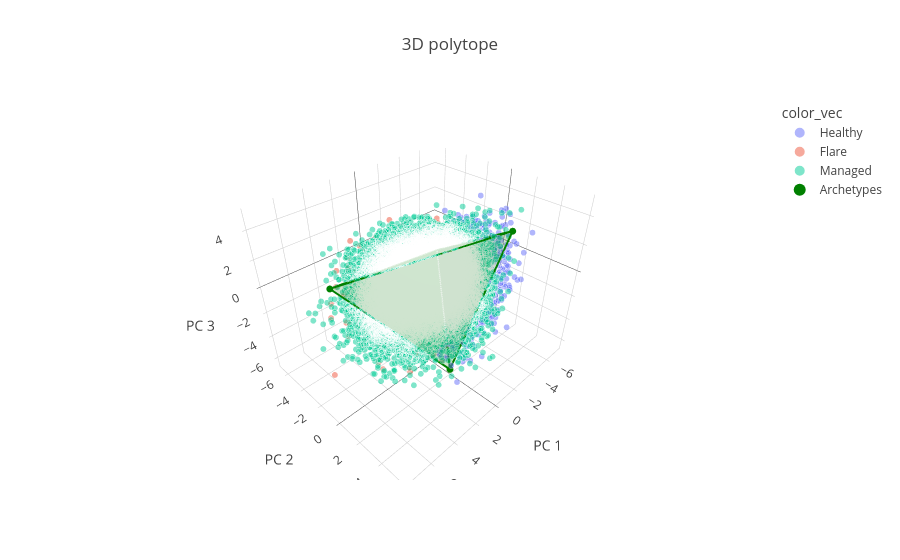

The notebook cell saved with this chart:
### Markdown cell above
We find ncM with the "Flare" status enriched at archetype 2 and not associated with archetype 0. We can observe such distribution in the PCA space when plotting only the ncM with "Flare" status:

### Code cell
pt.plot_archetypes_3D(adata, color="Status")

### Figure 1 — Plotly figure (JSON) as saved in the notebook; plotly's stock layout.template omitted (floating-point values rounded to 4 significant figures; data arrays with more than 128 entries replaced by an {"elided": "..."} marker saying what was removed)
{"data": [{"hovertemplate": "color_vec=Healthy<br>PC 1=%{x}<br>PC 2=%{y}<br>PC 3=%{z}<br>marker_size=%{marker.size}<extra></extra>", "legendgroup": "Healthy", "marker": {"color": "#636efa", "opacity": 0.5, "size": {"elided": "15091 int values"}, "sizemode": "area", "sizeref": 0.04, "symbol": "circle"}, "mode": "markers", "name": "Healthy", "scene": "scene", "showlegend": true, "type": "scatter3d", "x": {"elided": "15091 float values"}, "y": {"elided": "15091 float values"}, "z": {"elided": "15091 float values"}}, {"hovertemplate": "color_vec=Flare<br>PC 1=%{x}<br>PC 2=%{y}<br>PC 3=%{z}<br>marker_size=%{marker.size}<extra></extra>", "legendgroup": "Flare", "marker": {"color": "#EF553B", "opacity": 0.5, "size": {"elided": "1460 int values"}, "sizemode": "area", "sizeref": 0.04, "symbol": "circle"}, "mode": "markers", "name": "Flare", "scene": "scene", "showlegend": true, "type": "scatter3d", "x": {"elided": "1460 float values"}, "y": {"elided": "1460 float values"}, "z": {"elided": "1460 float values"}}, {"hovertemplate": "color_vec=Managed<br>PC 1=%{x}<br>PC 2=%{y}<br>PC 3=%{z}<br>marker_size=%{marker.size}<extra></extra>", "legendgroup": "Managed", "marker": {"color": "#00cc96", "opacity": 0.5, "size": {"elided": "31268 int values"}, "sizemode": "area", "sizeref": 0.04, "symbol": "circle"}, "mode": "markers", "name": "Managed", "scene": "scene", "showlegend": true, "type": "scatter3d", "x": {"elided": "31268 float values"}, "y": {"elided": "31268 float values"}, "z": {"elided": "31268 float values"}}, {"hoverinfo": "text", "marker": {"color": "green", "size": 4, "symbol": "circle"}, "mode": "markers", "name": "Archetypes", "text": ["Archetype 0", "Archetype 1", "Archetype 2", "Archetype 3"], "type": "scatter3d", "x": [-2.965, 1.944, 6.05, -4.561], "y": [3.727, 3.633, -2.15, -3.72], "z": [3.865, -3.896, 1.333, -1.047]}, {"color": "green", "i": [0, 1, 1, 1], "j": [2, 2, 0, 0], "k": [3, 3, 3, 2], "opacity": 0.1, "type": "mesh3d", "x": [-2.965, 1.944, 6.05, -4.561], "y": [3.727, 3.633, -2.15, -3.72], "z": [3.865, -3.896, 1.333, -1.047]}, {"line": {"color": "green", "width": 4}, "mode": "lines", "showlegend": false, "type": "scatter3d", "x": [-2.965, 6.05, -4.561, -2.965], "y": [3.727, -2.15, -3.72, 3.727], "z": [3.865, 1.333, -1.047, 3.865]}, {"line": {"color": "green", "width": 4}, "mode": "lines", "showlegend": false, "type": "scatter3d", "x": [1.944, 6.05, -4.561, 1.944], "y": [3.633, -2.15, -3.72, 3.633], "z": [-3.896, 1.333, -1.047, -3.896]}, {"line": {"color": "green", "width": 4}, "mode": "lines", "showlegend": false, "type": "scatter3d", "x": [1.944, -2.965, -4.561, 1.944], "y": [3.633, 3.727, -3.72, 3.633], "z": [-3.896, 3.865, -1.047, -3.896]}, {"line": {"color": "green", "width": 4}, "mode": "lines", "showlegend": false, "type": "scatter3d", "x": [1.944, -2.965, 6.05, 1.944], "y": [3.633, 3.727, -2.15, 3.633], "z": [-3.896, 3.865, 1.333, -3.896]}], "layout": {"legend": {"itemsizing": "constant", "title": {"text": "color_vec"}, "tracegroupgap": 0}, "scene": {"domain": {"x": [0, 1], "y": [0, 1]}, "xaxis": {"title": {"text": "PC 1"}}, "yaxis": {"title": {"text": "PC 2"}}, "zaxis": {"title": {"text": "PC 3"}}}, "title": {"text": "3D polytope"}}}
